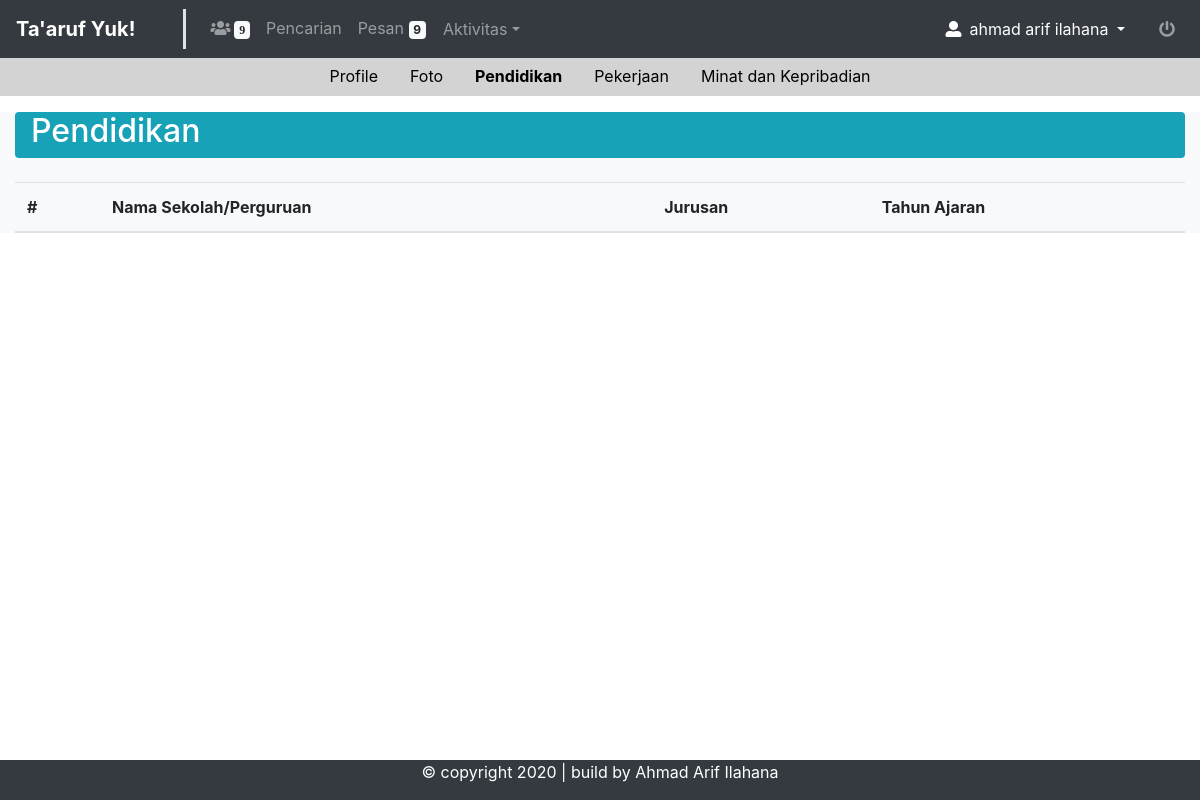
The page /index.php?page=pendidikan-lain&menu=lain&id=5 (signed in) on the database as committed earlier.
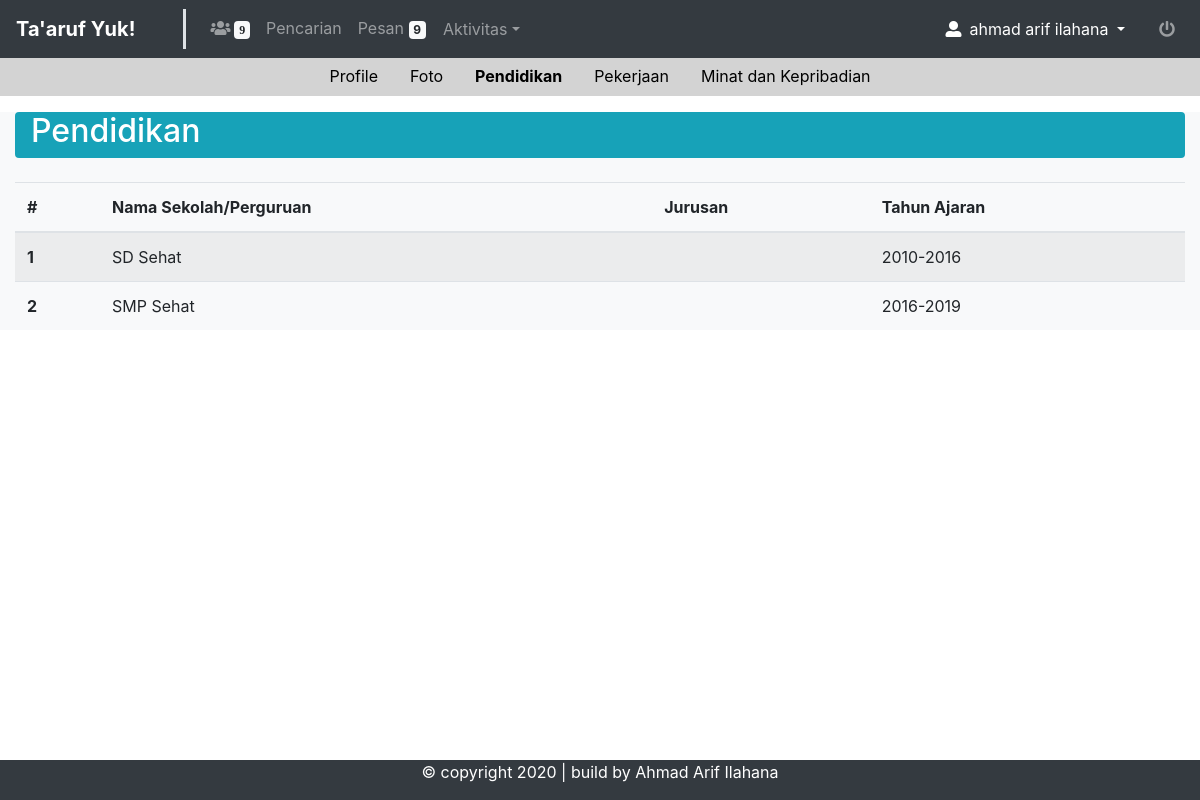
The same page on the database as committed later.
### tables this page shows
CREATE TABLE `rw_pendidikan` (
  `id_pendidikan` int(11) NOT NULL,
  `id_user` int(11) NOT NULL,
  `nm_sekolah` varchar(40) NOT NULL,
  `jurusan` varchar(40) NOT NULL,
  `th_ajaran` varchar(20) NOT NULL
);

### database/read.php (called while the page is built, shortened)
<?php
require_once 'koneksi.php';
class Read extends Koneksi
{
    public function rPendidikan($id)
    {
        try {
            $sql = "SELECT * FROM rw_pendidikan where id_user='$id'";
            $stmt = $this->prepare($sql);
            $stmt = $this->get_array();
            return $stmt;
        } catch (PDOException $e) {
            return 'Masalah read Pendidikan: ' . $e->getMessage();
        }
    }
}

### database/koneksi.php (called while the page is built, shortened)
<?php
class Koneksi{
  public $server = "localhost";
  public $username = "root";
  public $password = "";
  public $conn;
  public $stmt;
  public function __construct()
  {
    try {
      $this->conn = new PDO("mysql:host=$this->server;dbname=db_taaruf", $this->username, $this->password);
    } catch (PDOException $e) {
      echo "Connection failed: " . $e->getMessage();
    }
  }
  public function prepare($query)
  {
    $this->stmt = $this->conn->prepare($query);
  }
  public function get_array()
  {
    $this->stmt->execute();
    return $this->stmt->fetchAll(PDO::FETCH_ASSOC);
  }
}
?>

### halaman/mPendidikan-lain.php (the view)
<section class="container-fluid bg-light">
    <div class=" d-flex justify-content-between bg-info rounded mt-3 pr-3 pl-3">
        <h2 class="align-self-center text-white">Pendidikan</h2>
    </div>
    <table class="table table-striped mt-4">
        <?php
        require_once 'database/read.php';
        $read = new Read;
        $dataR = $read->rPendidikan($_GET['id']);
        ?>
        <thead>
            <tr>
                <th scope="col">#</th>
                <th scope="col">Nama Sekolah/Perguruan</th>
                <th scope="col">Jurusan</th>
                <th scope="col">Tahun Ajaran</th>
            </tr>
        </thead>
        <tbody>
            <?php
            foreach ($dataR as $key => $value) {
            ?>
                <tr>
                    <th scope="row"><?= $key + 1 ?></th>
                    <td><?= $value['nm_sekolah'] ?></td>
                    <td><?= $value['jurusan'] ?></td>
                    <td><?= $value['th_ajaran'] ?></td>
                </tr>
            <?php } ?>
        </tbody>
    </table>
</section>

Rows that differ between the two databases and show on the page:
added rw_pendidikan: nm_sekolah "SD Sehat", th_ajaran "2010-2016"
added rw_pendidikan: nm_sekolah "SMP Sehat", th_ajaran "2016-2019"
